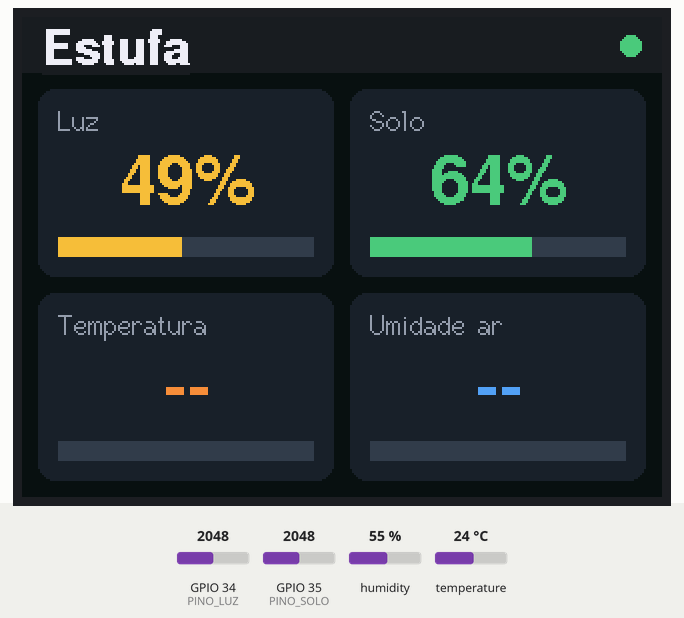
Bench run of a program on a simulated ESP32. On the bench: 320×240 colour display. The inputs (shaded band) are chosen by the test bench; at power-on: GPIO 35 (PINO_SOLO) = 2048, humidity 55 %, GPIO 34 (PINO_LUZ) = 2048, temperature 24 °C. What the program prints to the serial monitor is not drawn.

Above: at 1.6 s.
1.7 s: GPIO 35 (PINO_SOLO) set to 2613
At 3.2 s:
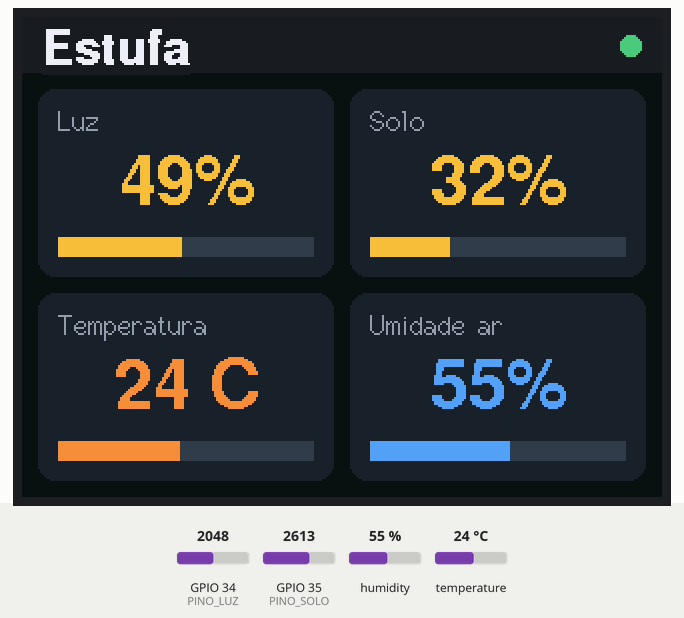
3.5 s: GPIO 35 (PINO_SOLO) set to 2716
At 5.2 s:
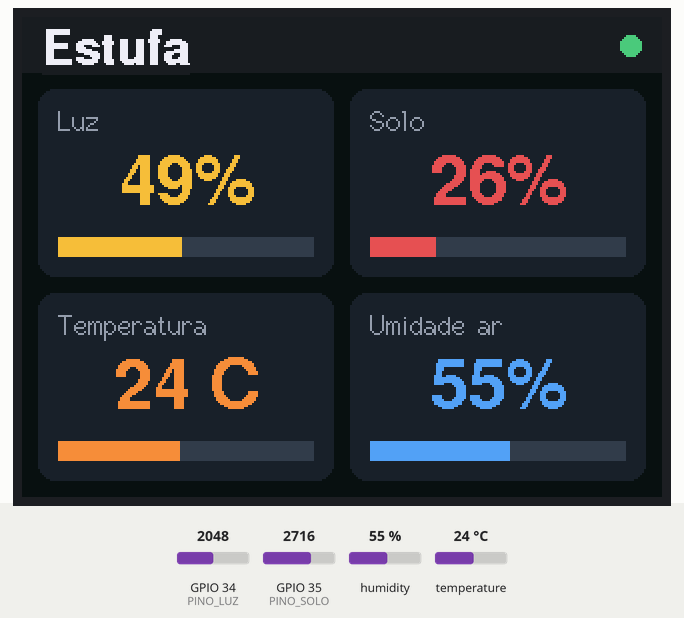
5.5 s: humidity set to 22 %
At 8.2 s:
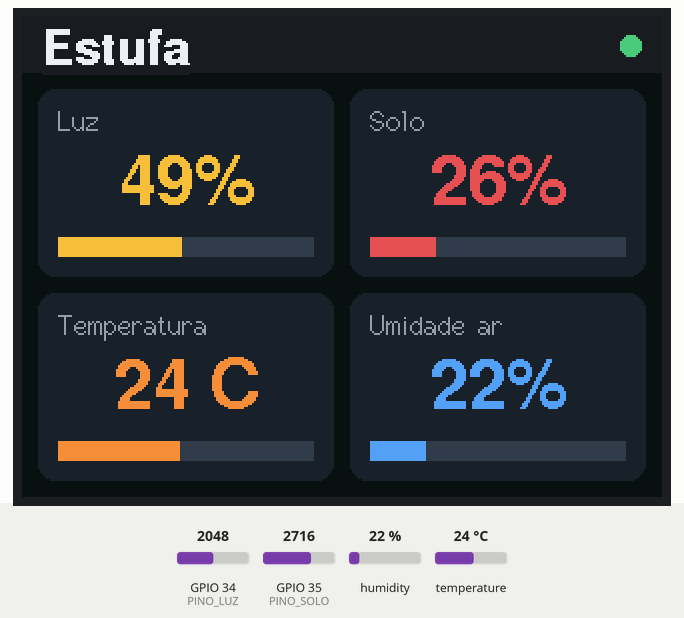
8.5 s: GPIO 34 (PINO_LUZ) set to 1960
At 10.2 s:
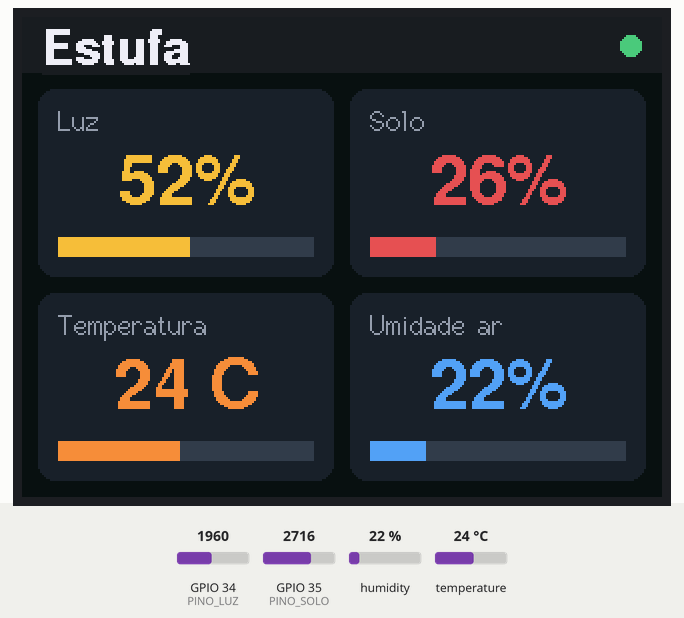
10.5 s: temperature set to 12 °C
At 15.8 s:
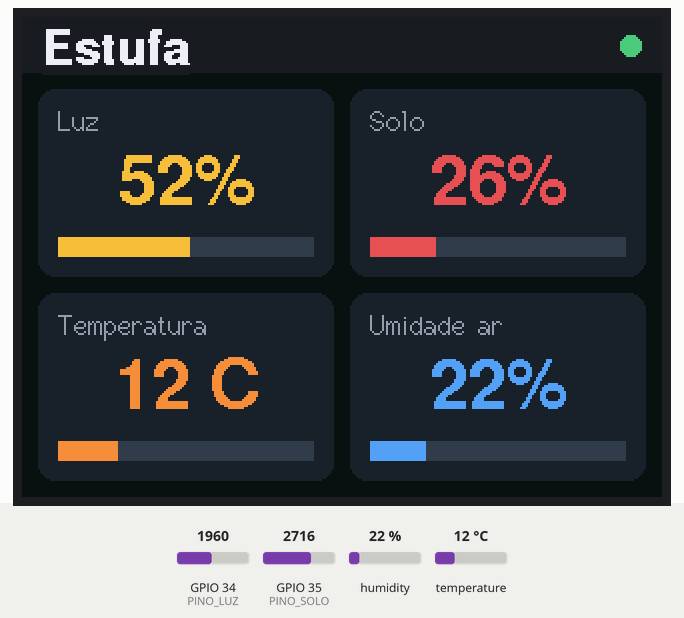
16.5 s: GPIO 34 (PINO_LUZ) set to 2040
At 17.6 s:
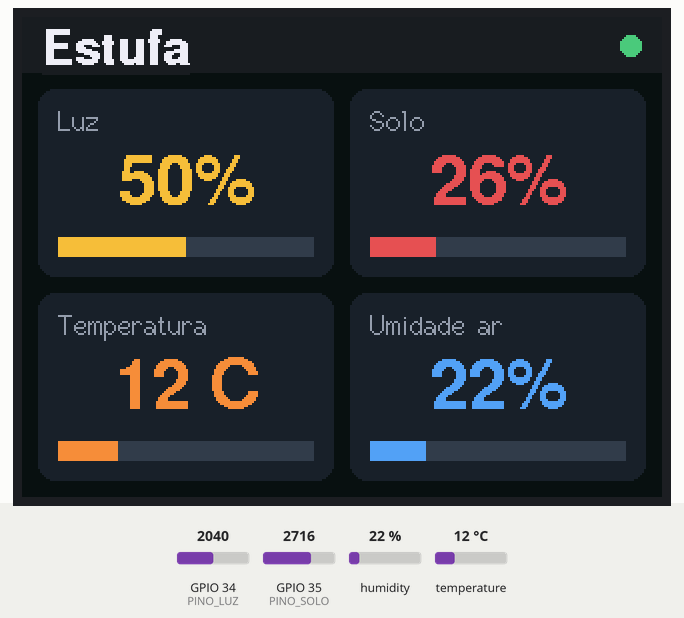
Timing chart, 0 to 19.5 s (numbered marks = the images above; inputs shaded):
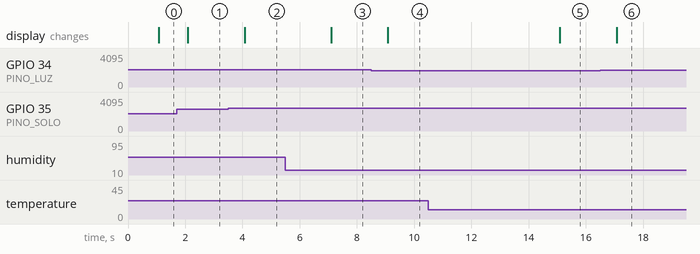

Measured:
- the behaviour switches between 2660 and 2661 on GPIO 35 (PINO_SOLO) (found by bisection; images 1 and 2)
- after the input at 1.7 s, the display: changes after 0.40 s (image 1)
- after the input at 3.5 s, the display: changes after 0.57 s (image 2)
- after the input at 5.5 s, the display: changes after 1.6 s (image 3)
- after the input at 8.5 s, the display: changes after 0.57 s (image 4)
- after the input at 10.5 s, the display: changes after 4.6 s (image 5)
- after the input at 16.5 s, the display: changes after 0.57 s (image 6)

The program:

main.cpp
```cpp
////////////////////////////////////////////////////////////////////////
// MONITOR DE ESTUFA - tela ILI9341 240x320 (horizontal) + 4 sensores reais
//
// Sensores:
//   - Luz (módulo LDR, saída AO)    -> GPIO 34
//   - Umidade do solo (capacitivo)  -> GPIO 35
//   - DHT11 (temperatura e umidade do ar) -> GPIO 27
//
// Precisa de -DLOAD_GFXFF=1 nas build_flags do platformio.ini
////////////////////////////////////////////////////////////////////////
#include <Arduino.h>
#include <TFT_eSPI.h>
#include <DHT.h>
#define GFXFF 1

TFT_eSPI tft = TFT_eSPI();

////////////////////////////////////////////////////////////////////////
// Sensores
const int PINO_LUZ = 34;
const int PINO_SOLO = 35;

#define PINO_DHT 27
#define TIPO_DHT DHT11
DHT dht(PINO_DHT, TIPO_DHT);

// Calibração do sensor de solo (valores BRUTOS do analogRead, 0 a 4095).
// Estes números são só um ponto de partida: leia o valor no monitor serial
// com o sensor no ar (seco) e dentro de um copo d'água (molhado) e troque aqui.
const int SOLO_SECO = 3200;
const int SOLO_MOLHADO = 1400;

////////////////////////////////////////////////////////////////////////
// Cores (formato RGB565). rgb(r, g, b) converte valores de 0 a 255.
constexpr uint16_t rgb(uint8_t r, uint8_t g, uint8_t b)
{
    return ((r & 0xF8) << 8) | ((g & 0xFC) << 3) | (b >> 3);
}

const uint16_t COR_FUNDO = rgb(15, 17, 23);
const uint16_t COR_HEADER = rgb(24, 28, 38);
const uint16_t COR_CARD = rgb(30, 34, 45);
const uint16_t COR_BARRA_FUNDO = rgb(55, 60, 75);
const uint16_t COR_TEXTO = rgb(235, 238, 245);
const uint16_t COR_TITULO = rgb(150, 158, 175);

const uint16_t COR_VERDE = rgb(76, 200, 120);
const uint16_t COR_AMARELO = rgb(240, 190, 60);
const uint16_t COR_VERMELHO = rgb(230, 80, 80);
const uint16_t COR_LARANJA = rgb(240, 140, 60);
const uint16_t COR_AZUL = rgb(80, 160, 240);

////////////////////////////////////////////////////////////////////////
// Medidas do layout (tela 320 x 240). Mude aqui e o layout todo se ajusta.
const int LARGURA = 320;
const int MARGEM = 8;
const int HEADER_H = 28;
const int CARD_W = 148; // (320 - 3 * 8) / 2
const int CARD_H = 94;  // cabem 2 linhas abaixo do cabeçalho

const int COL1 = MARGEM;
const int COL2 = MARGEM + CARD_W + MARGEM;
const int LIN1 = HEADER_H + MARGEM;
const int LIN2 = LIN1 + CARD_H + MARGEM;

////////////////////////////////////////////////////////////////////////
// Cada cartão: título, unidade, posição e como escolher a cor
struct Cartao
{
    const char *titulo;
    const char *unidade;
    int x;
    int y;
    bool semaforo;    // true: cor muda conforme o valor (vermelho/amarelo/verde)
    uint16_t corFixa; // usada quando semaforo = false
};

enum { LUZ, SOLO, TEMPERATURA, UMIDADE_AR };

Cartao cartoes[4] = {
    {"Luz", "%", COL1, LIN1, false, COR_AMARELO},
    {"Solo", "%", COL2, LIN1, true, COR_VERDE},
    {"Temperatura", " C", COL1, LIN2, false, COR_LARANJA},
    {"Umidade ar", "%", COL2, LIN2, false, COR_AZUL},
};

////////////////////////////////////////////////////////////////////////
// Cor de semáforo: baixo = vermelho, médio = amarelo, alto = verde
uint16_t corSemaforo(int pct)
{
    if (pct < 30)
        return COR_VERMELHO;
    if (pct < 60)
        return COR_AMARELO;
    return COR_VERDE;
}

////////////////////////////////////////////////////////////////////////
// Leitura analógica com média de 10 amostras (o ADC da ESP32 oscila bastante)
int lerAnalogico(int pino)
{
    long soma = 0;
    for (int i = 0; i < 10; i++)
    {
        soma += analogRead(pino);
        delay(2);
    }
    return soma / 10;
}

////////////////////////////////////////////////////////////////////////
// Desenha a parte FIXA da tela. Chamada UMA vez no setup().
void desenharLayout()
{
    tft.fillScreen(COR_FUNDO);

    // Cabeçalho
    tft.fillRect(0, 0, LARGURA, HEADER_H, COR_HEADER);
    tft.setTextPadding(0);      // sem padding para textos fixos
    tft.setTextDatum(ML_DATUM); // alinha pelo meio da esquerda
    tft.setTextColor(COR_TEXTO, COR_HEADER);
    tft.setFreeFont(&FreeSansBold12pt7b);
    tft.drawString("Estufa", 10, HEADER_H / 2, GFXFF);
    tft.fillCircle(LARGURA - 16, HEADER_H / 2, 5, COR_VERDE); // "luzinha" de status

    // Cartões (fundo arredondado + título)
    for (int i = 0; i < 4; i++)
    {
        Cartao &c = cartoes[i];
        tft.fillRoundRect(c.x, c.y, CARD_W, CARD_H, 8, COR_CARD);

        tft.setTextDatum(TL_DATUM); // alinha pelo canto de cima, à esquerda
        tft.setTextColor(COR_TITULO, COR_CARD);
        tft.drawString(c.titulo, c.x + 10, c.y + 8, 2); // fonte 2 (simples)
    }
}

////////////////////////////////////////////////////////////////////////
// Atualiza SÓ o valor e a barra de um cartão (não pisca).
//   valor:  número mostrado no cartão
//   pct:    0 a 100, define o tamanho da barra
//   valido: false mostra "--" (leitura ainda não disponível ou com falha)
void atualizarCartao(const Cartao &c, int valor, int pct, bool valido = true)
{
    pct = constrain(pct, 0, 100);
    uint16_t cor = c.semaforo ? corSemaforo(pct) : c.corFixa;
    String texto = valido ? String(valor) + c.unidade : String("--");
    if (!valido)
        pct = 0;

    // Número grande no centro do cartão
    tft.setFreeFont(&FreeSansBold18pt7b);
    tft.setTextDatum(MC_DATUM);      // alinha pelo centro
    tft.setTextColor(cor, COR_CARD); // o fundo apaga o texto antigo
    tft.setTextPadding(120);         // limpa 120 px de largura antes de escrever
    tft.drawString(texto, c.x + CARD_W / 2, c.y + 44, GFXFF);

    // Barra de progresso
    int bx = c.x + 10;
    int by = c.y + CARD_H - 20;
    int bw = CARD_W - 20;
    int bh = 10;
    int cheio = bw * pct / 100;
    tft.fillRect(bx, by, cheio, bh, cor);                          // parte preenchida
    tft.fillRect(bx + cheio, by, bw - cheio, bh, COR_BARRA_FUNDO); // parte vazia
}

////////////////////////////////////////////////////////////////////////
void setup()
{
    Serial.begin(115200);

    dht.begin();

    tft.init();
    tft.setRotation(1);
    desenharLayout();
}

////////////////////////////////////////////////////////////////////////
void loop()
{
    // Atualiza a cada 1 segundo, sem travar com delay() longo
    static uint32_t ultimo = 0;
    static uint32_t ultimoDht = 0;
    static float temp = NAN; // última leitura válida do DHT11
    static float umAr = NAN;

    if (millis() - ultimo < 1000)
        return;
    ultimo = millis();

    ////////////////////////////////////////////////////////////////////
    // Luz (o valor cai quando tem mais luz, por isso a escala invertida)
    int luzBruto = lerAnalogico(PINO_LUZ);
    int luz = constrain(map(luzBruto, 4095, 0, 0, 100), 0, 100);

    ////////////////////////////////////////////////////////////////////
    // Solo (seco = valor alto, molhado = valor baixo)
    int soloBruto = lerAnalogico(PINO_SOLO);
    int solo = constrain(map(soloBruto, SOLO_SECO, SOLO_MOLHADO, 0, 100), 0, 100);

    ////////////////////////////////////////////////////////////////////
    // DHT11: só lê a cada 2 segundos e guarda a última leitura válida
    if (millis() - ultimoDht >= 2000)
    {
        ultimoDht = millis();
        float t = dht.readTemperature();
        float h = dht.readHumidity();
        if (isnan(t) || isnan(h))
        {
            Serial.println("falha ao ler o DHT11");
        }
        else
        {
            temp = t;
            umAr = h;
        }
    }
    bool dhtOk = !isnan(temp) && !isnan(umAr);

    ////////////////////////////////////////////////////////////////////
    // Monitor serial (para calibrar e conferir)
    Serial.print("luz bruto: ");
    Serial.print(luzBruto);
    Serial.print(" | solo bruto: ");
    Serial.print(soloBruto);
    Serial.print(" | temp: ");
    Serial.print(temp);
    Serial.print(" | umidade ar: ");
    Serial.println(umAr);

    ////////////////////////////////////////////////////////////////////
    // Tela
    atualizarCartao(cartoes[LUZ], luz, luz);
    atualizarCartao(cartoes[SOLO], solo, solo);
    atualizarCartao(cartoes[TEMPERATURA],
                    dhtOk ? (int)round(temp) : 0,
                    dhtOk ? map((int)round(temp), 0, 50, 0, 100) : 0,
                    dhtOk);
    atualizarCartao(cartoes[UMIDADE_AR],
                    dhtOk ? (int)round(umAr) : 0,
                    dhtOk ? (int)round(umAr) : 0,
                    dhtOk);
}
```
